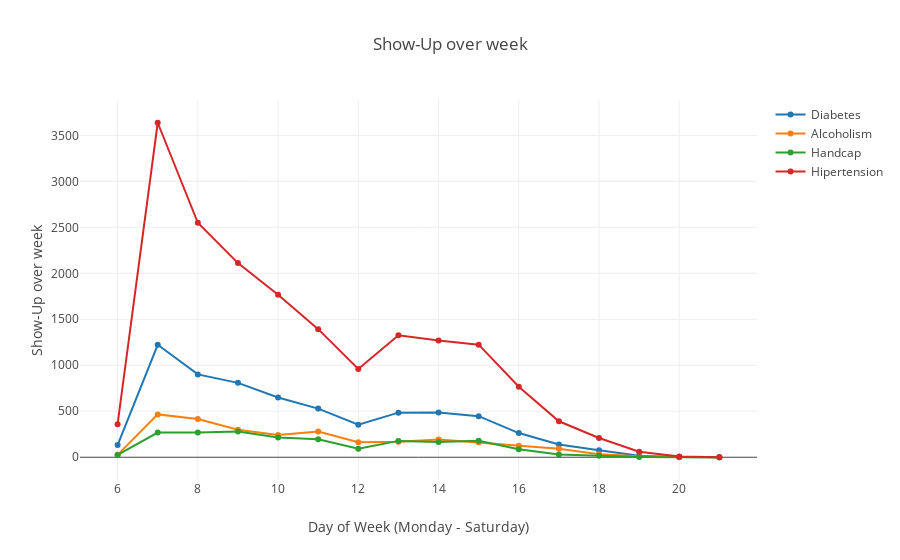

The notebook cell this image was saved under:
### Code cell
trace0 = go.Scatter(
    x= Diabetes['HourOfDay'],
    y=Diabetes['Show-Up'],
    mode= 'lines+markers',
    text=Diabetes['Category'],
    name="Diabetes")

trace1 = go.Scatter(
    x= Alcoholism['HourOfDay'],
    y=Alcoholism['Show-Up'],
    mode= 'lines+markers',
    text=Alcoholism['Category'],
    name="Alcoholism")

trace2 = go.Scatter(
    x= Handcap['HourOfDay'],
    y=Handcap['Show-Up'],
    mode= 'lines+markers',
    text=Handcap['Category'],
    name='Handcap')

trace3 = go.Scatter(
    x= Hipertension['HourOfDay'],
    y=Hipertension['Show-Up'],
    mode= 'lines+markers',
    text=Hipertension['Category'],
    name='Hipertension')

layout = dict(title = "Show-Up over week",hovermode='closest',xaxis=dict({"title":"Day of Week (Monday - Saturday)"}),
             yaxis=dict({"title":"Show-Up over week"}))
dat = [trace0,trace1,trace2,trace3]
fig = go.Figure(data=dat,layout=layout)
iplot(fig,filename='basic-line')

### Figure 1 — Plotly figure (JSON) as saved in the notebook; plotly's stock layout.template omitted (floating-point values rounded to 4 significant figures)
{"data": [{"mode": "lines+markers", "name": "Diabetes", "text": ["Diabetes", "Diabetes", "Diabetes", "Diabetes", "Diabetes", "Diabetes", "Diabetes", "Diabetes", "Diabetes", "Diabetes", "Diabetes", "Diabetes", "Diabetes", "Diabetes", "Diabetes", "Diabetes"], "type": "scatter", "x": [6, 7, 8, 9, 10, 11, 12, 13, 14, 15, 16, 17, 18, 19, 20, 21], "y": [132, 1223, 901, 809, 650, 529, 353, 485, 486, 447, 263, 139, 75, 17, 4, 0]}, {"mode": "lines+markers", "name": "Alcoholism", "text": ["Alcoholism", "Alcoholism", "Alcoholism", "Alcoholism", "Alcoholism", "Alcoholism", "Alcoholism", "Alcoholism", "Alcoholism", "Alcoholism", "Alcoholism", "Alcoholism", "Alcoholism", "Alcoholism", "Alcoholism", "Alcoholism"], "type": "scatter", "x": [6, 7, 8, 9, 10, 11, 12, 13, 14, 15, 16, 17, 18, 19, 20, 21], "y": [26, 466, 416, 300, 242, 280, 164, 169, 194, 162, 126, 92, 33, 11, 2, 0]}, {"mode": "lines+markers", "name": "Handcap", "text": ["Handcap", "Handcap", "Handcap", "Handcap", "Handcap", "Handcap", "Handcap", "Handcap", "Handcap", "Handcap", "Handcap", "Handcap", "Handcap", "Handcap", "Handcap", "Handcap"], "type": "scatter", "x": [6, 7, 8, 9, 10, 11, 12, 13, 14, 15, 16, 17, 18, 19, 20, 21], "y": [25, 269, 269, 281, 214, 195, 92, 178, 167, 179, 87, 29, 15, 3, 0, 0]}, {"mode": "lines+markers", "name": "Hipertension", "text": ["Hipertension", "Hipertension", "Hipertension", "Hipertension", "Hipertension", "Hipertension", "Hipertension", "Hipertension", "Hipertension", "Hipertension", "Hipertension", "Hipertension", "Hipertension", "Hipertension", "Hipertension", "Hipertension"], "type": "scatter", "x": [6, 7, 8, 9, 10, 11, 12, 13, 14, 15, 16, 17, 18, 19, 20, 21], "y": [359, 3637, 2549, 2111, 1766, 1393, 960, 1326, 1269, 1224, 766, 391, 209, 59, 9, 0]}], "layout": {"hovermode": "closest", "title": "Show-Up over week", "xaxis": {"title": "Day of Week (Monday - Saturday)"}, "yaxis": {"title": "Show-Up over week"}}}
